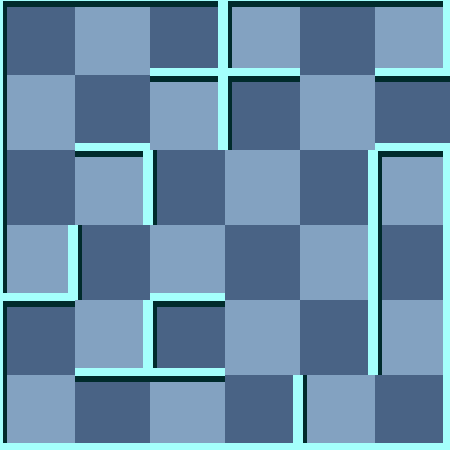

A level layout from a 2D game, rendered from its tile map. Below: a short description, then the map file with tile-grid data replaced by summaries:
An orthogonal 6x6 tile map with 75x75 px tiles, 2 tile layers (background, 块层 1) and 6 objects (2x WhiteMummy, Exit, Player, Key, Door).

<map version="1.0" orientation="orthogonal" width="6" height="6" tilewidth="75" tileheight="75">
 <tileset firstgid="1" name="wall" tilewidth="75" tileheight="75">
  <image source="gfx/wall.png" width="300" height="375" />
  <tile id="0">
   <properties>
    <property name="ValOfWall" value="0" />
   </properties>
  </tile>
  <tile id="1">
   <properties>
    <property name="ValOfWall" value="1" />
   </properties>
  </tile>
  <tile id="2">
   <properties>
    <property name="ValOfWall" value="2" />
   </properties>
  </tile>
  <tile id="3">
   <properties>
    <property name="ValOfWall" value="3" />
   </properties>
  </tile>
  <tile id="4">
   <properties>
    <property name="ValOfWall" value="4" />
   </properties>
  </tile>
  <tile id="5">
   <properties>
    <property name="ValOfWall" value="5" />
   </properties>
  </tile>
  <tile id="6">
   <properties>
    <property name="ValOfWall" value="6" />
   </properties>
  </tile>
  <tile id="7">
   <properties>
    <property name="ValOfWall" value="7" />
   </properties>
  </tile>
  <tile id="8">
   <properties>
    <property name="ValOfWall" value="8" />
   </properties>
  </tile>
  <tile id="9">
   <properties>
    <property name="ValOfWall" value="9" />
   </properties>
  </tile>
  <tile id="10">
   <properties>
    <property name="ValOfWall" value="10" />
   </properties>
  </tile>
  <tile id="11">
   <properties>
    <property name="ValOfWall" value="11" />
   </properties>
  </tile>
  <tile id="12">
   <properties>
    <property name="ValOfWall" value="12" />
   </properties>
  </tile>
  <tile id="13">
   <properties>
    <property name="ValOfWall" value="13" />
   </properties>
  </tile>
  <tile id="14">
   <properties>
    <property name="ValOfWall" value="14" />
   </properties>
  </tile>
  <tile id="15">
   <properties>
    <property name="ValOfWall" value="15" />
   </properties>
  </tile>
  <tile id="18">
   <properties>
    <property name="ValOfWall" value="-1" />
   </properties>
  </tile>
 </tileset>
 <layer name="background" width="6" height="6">
  <data>[36 cells, 36 non-empty, 2 distinct tile ids]</data>
 </layer>
 <layer name="块层 1" width="6" height="6">
  <data>[36 cells, 36 non-empty, 15 distinct tile ids]</data>
 </layer>
 <objectgroup name="对象层 1" width="6" height="6">
  <object name="Exit" x="450" y="75" />
  <object name="Player" x="75" y="300">
   <properties>
    <property name="value" value="1" />
   </properties>
  </object>
  <object name="Key" x="75" y="150">
   <properties>
    <property name="value" value="12" />
   </properties>
  </object>
  <object name="Door" x="150" y="225">
   <properties>
    <property name="direction" value="1" />
    <property name="value" value="15" />
   </properties>
  </object>
  <object name="WhiteMummy" x="225" y="0">
   <properties>
    <property name="value" value="25" />
   </properties>
  </object>
  <object name="WhiteMummy" x="75" y="0">
   <properties>
    <property name="value" value="21" />
   </properties>
  </object>
 </objectgroup>
</map>
